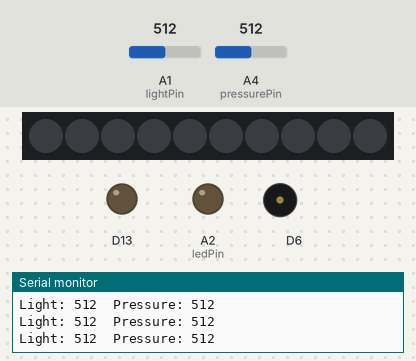
Bench run of a sketch on a simulated Adafruit Circuit Playground Express. On the bench: 10 RGB LEDs in strip order, left to right, output pins drawn as LEDs (lit = HIGH), buzzer (waves = sounding), the last lines printed to the serial monitor. Inputs (shaded band) come from the test bench; at power-on: A4 (pressurePin) = 512, A1 (lightPin) = 512.

Above: at 1.2 s.
1.3 s: A4 (pressurePin) set to 772
2.8 s: A4 (pressurePin) set to 796
At 3.12 s:
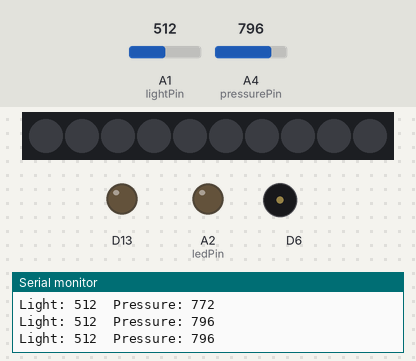
4.8 s: A1 (lightPin) set to 0
At 5.1 s:
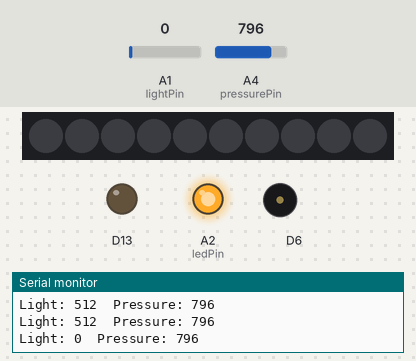
6.7 s: A1 (lightPin) set to 122
At 6.91 s:
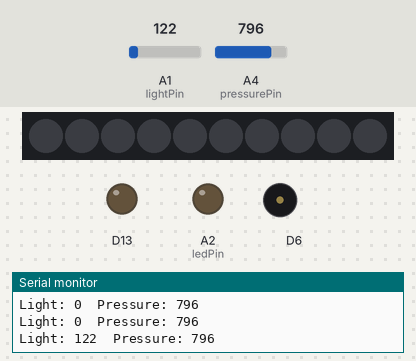
8.6 s: A4 (pressurePin) set to 770
At 8.9 s:
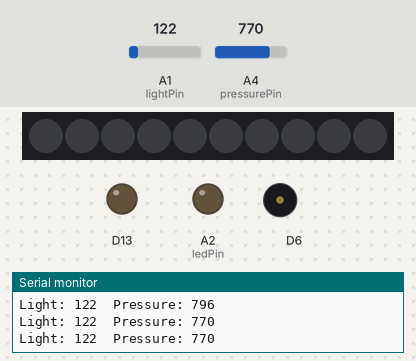
Timing chart, 0 to 11.1 s (numbered marks = the images above; inputs shaded):
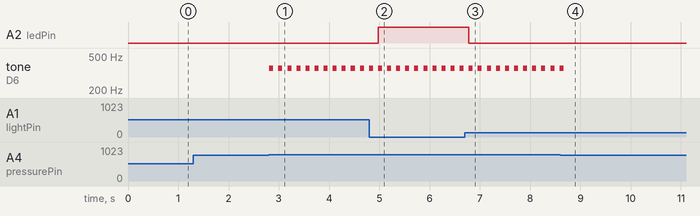

The sketch:

sensitive_wearable.ino
```cpp
#include <Adafruit_CircuitPlayground.h>

#define lightPin A1
#define pressurePin A4
#define ledPin A2

int lightValue;
int pressureValue;

void setup() {
  Serial.begin(9600);
  CircuitPlayground.begin();
  pinMode(ledPin, OUTPUT);
}

void loop() {

  lightValue = analogRead(lightPin);
  pressureValue = analogRead(pressurePin);

  Serial.print("Light: ");
  Serial.print(lightValue);
  Serial.print("\tPressure: ");
  Serial.println(pressureValue);

  // LIGHT SENSOR → LED
  if (lightValue < 5) {   // dark
  digitalWrite(ledPin, HIGH);
} else {                 // bright
  digitalWrite(ledPin, LOW);
}

  // PRESSURE SENSOR → TONES
  if (pressureValue > 780) {

    int pitch = map(pressureValue, 780, 1023, 300, 1200);

    CircuitPlayground.playTone(pitch, 80);
  }

  delay(100);
}
```

Measured:
- the behaviour switches between 780 and 781 on A4 (pressurePin) (found by bisection; images 0 and 1)
- after the input at 2.8 s, tone on D6: alternates 359 Hz for 0.08 s and silent for 0.10 s, starting at once
- after the input at 4.8 s, A2 (ledPin): LOW → HIGH after 0.18 s
- after the input at 6.7 s, A2 (ledPin): HIGH → LOW after 0.08 s
- after the input at 8.6 s, tone on D6: goes on until 8.7 s, then stays silent
